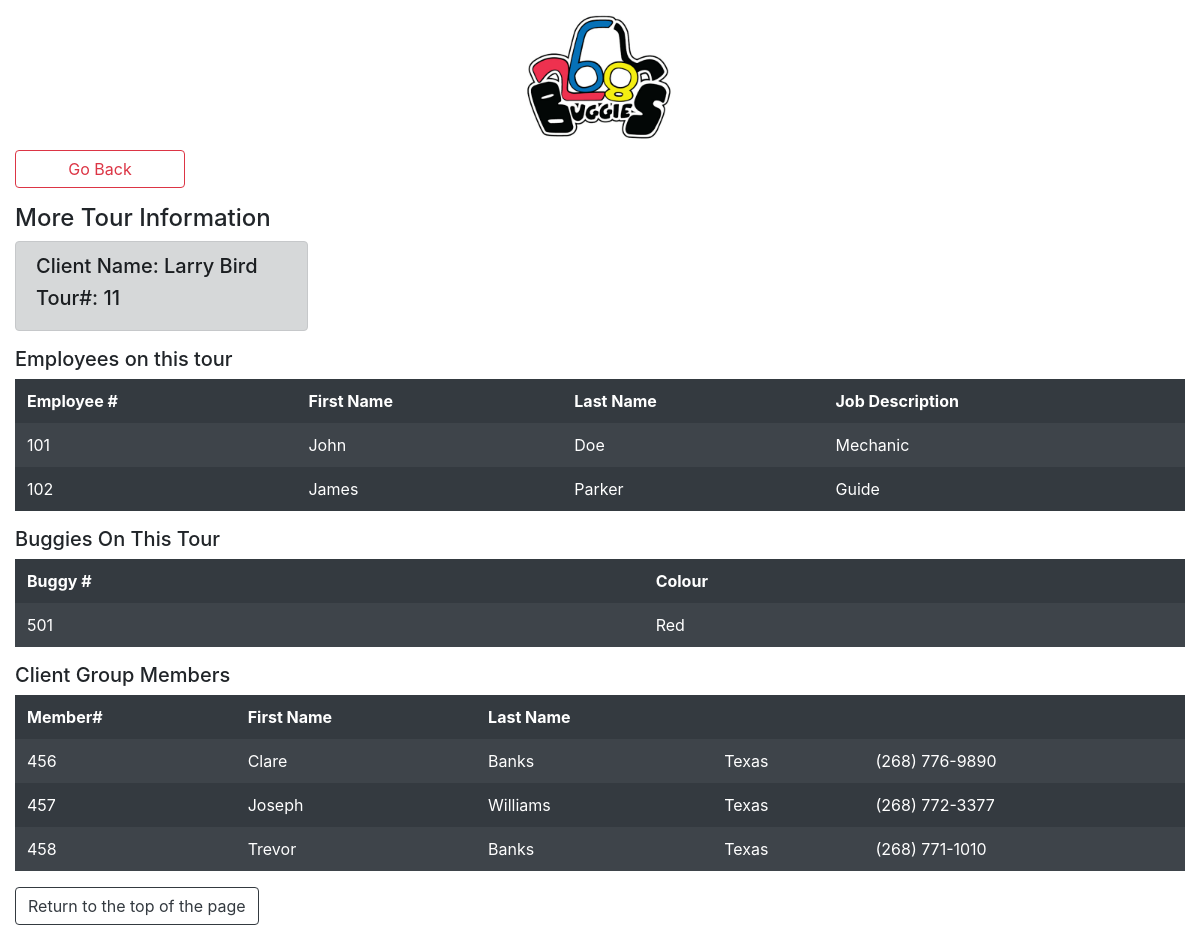
The page /tour-information.php?tid=11&cid=101 on the database its author committed.
### tables this page shows
CREATE TABLE IF NOT EXISTS `client` (
  `Client_ID` int(6) NOT NULL,
  `Client_Fname` varchar(30) NOT NULL,
  `Client_Lname` varchar(30) NOT NULL,
  `Client_Addr` varchar(50) NOT NULL,
  `Client_DOB` date NOT NULL,
  `Client_Phone` varchar(14) NOT NULL,
  `Client_emerg_contact` varchar(30) NOT NULL,
  `Client_emerg_contact_num` varchar(14) NOT NULL,
  `Type` varchar(50) NOT NULL,
  PRIMARY KEY (`Client_ID`)
);

CREATE TABLE IF NOT EXISTS `employee_tour` (
  `Emp_ID` int(6) NOT NULL,
  `Tour_ID` int(6) NOT NULL,
  KEY `Emp_ID` (`Emp_ID`),
  KEY `Tour_ID` (`Tour_ID`)
);

CREATE TABLE IF NOT EXISTS `employee` (
  `Emp_ID` int(6) NOT NULL,
  `Emp_Fname` varchar(30) NOT NULL,
  `Emp_Lname` varchar(30) NOT NULL,
  `Emp_Phone` varchar(14) NOT NULL,
  `Emp_Addr` varchar(40) NOT NULL,
  `Emp_DOB` date NOT NULL,
  `Job_title` varchar(50) NOT NULL,
  `Hours_worked` int(10) NOT NULL,
  `Pay_rate` double(10,2) NOT NULL,
  `Emp_Ssn` varchar(20) NOT NULL,
  `Emp_Mbn` varchar(9) NOT NULL,
  PRIMARY KEY (`Emp_ID`)
);

CREATE TABLE IF NOT EXISTS `buggy_tour` (
  `Buggy_ID` int(6) NOT NULL,
  `Tour_ID` int(6) NOT NULL,
  KEY `Buggy_ID` (`Buggy_ID`),
  KEY `Tour_ID` (`Tour_ID`)
);

CREATE TABLE IF NOT EXISTS `buggy` (
  `Buggy_ID` int(6) NOT NULL,
  `Colour` varchar(15) NOT NULL,
  `Run_Duration` int(11) NOT NULL,
  `Run_Count` int(11) NOT NULL,
  `Run_Left` int(11) NOT NULL,
  PRIMARY KEY (`Buggy_ID`)
);

CREATE TABLE IF NOT EXISTS `group_member` (
  `Member_ID` int(6) NOT NULL AUTO_INCREMENT,
  `mem_Fname` varchar(30) NOT NULL,
  `mem_Lname` varchar(30) NOT NULL,
  `mem_Address` varchar(50) NOT NULL,
  `mem_Phone` varchar(14) NOT NULL,
  `mem_Tour_Date` date NOT NULL,
  `Client_ID` int(6) NOT NULL,
  `Tour_ID` int(6) DEFAULT NULL,
  PRIMARY KEY (`Member_ID`),
  KEY `Client_ID` (`Client_ID`),
  KEY `TID_FK` (`Tour_ID`)
);

### tour-information.php (the view, shortened to what this page needs)
<body>
		<?php include('includes/header.php');?>
		<main>
		<div class="container-fluid">
			<div class='row'>
				<div class='col-2'>
					<form action='tour-menu.php' method='POST'>
						<input class='btn-outline-danger form-control' type='submit' name='Submit' value='Go Back'/>
					</form>
				</div>
				<div class='col-sm'></div>
			</div>
			<div class='row'>
				<div class='col'>
					<h4>More Tour Information</h4>
					<?php
						require('includes/config.php');
						$sql = "SELECT Client_Fname as f, Client_Lname as l FROM client WHERE Client_ID = ".$_GET['cid'].""  ;
						$result = $conn->query($sql);
						if ($result->num_rows > 0) {
							while ($row = $result->fetch_assoc()) {
								echo "<div class='col-3 alert alert-dark'>";
								echo "<h5>Client Name: ".$row['f']." ".$row['l']."</h5>";
								echo "<h5>Tour#: ".$_GET["tid"]."</h5>";
								echo "</div>";
							}
						}
					?>
					<h5>Employees on this tour</h5>
					<table class="table table-dark table-borderless table-striped table-hover">
						<thead class='thead-dark'>
							<tr>
							  <th scope="col">Employee #</th>
							  <th scope="col">First Name</th>
							  <th scope="col">Last Name</th>
							  <th scope="col">Job Description</th>
							</tr>
						</thead>
						<tbody>
							<?php
								$sql = "SELECT * FROM employee JOIN employee_tour USING(Emp_ID) WHERE Tour_ID = ".$_GET['tid'];
								$result = $conn->query($sql);
								if ($result->num_rows > 0) {
									while ($row = $result->fetch_assoc()) {
										if (isset($_GET['id']) && $_GET['id'] == $row["Buggy_ID"]) {
											echo "<tr class='text-success'>";
										} else {
											echo "<tr>";
										}
										echo "<td>".$row["Emp_ID"]."</td>";
										echo "<td>".$row["Emp_Fname"]."</td>";
										echo "<td>".$row["Emp_Lname"]."</td>";
										echo "<td>".$row["Job_title"]."</td>";
										echo "</tr>";
									}
								}
							?>
						</tbody>
					</table>
					<h5>Buggies On This Tour</h5>
					<table class="table table-dark table-borderless table-striped table-hover">
						<thead class='thead-dark'>
							<tr>
							  <th scope="col">Buggy #</th>
							  <th scope="col">Colour</th>
							</tr>
						</thead>
						<tbody>
							<?php
								$sql = "SELECT * FROM buggy JOIN buggy_tour USING(Buggy_ID) WHERE Tour_ID = ".$_GET['tid'];
								$result = $conn->query($sql);
								if ($result->num_rows > 0) {
									while ($row = $result->fetch_assoc()) {
										if (isset($_GET['id']) && $_GET['id'] == $row["Buggy_ID"]) {
											echo "<tr class='text-success'>";
										} else {
											echo "<tr>";
										}
										echo "<td>".$row["Buggy_ID"]."</td>";
										echo "<td>".$row["Colour"]."</td>";
										echo "</tr>";
									}
								}
							?>
						</tbody>
					</table>
					<h5>Client Group Members</h5>
					<table class="table table-dark table-borderless table-striped table-hover">
						<thead class='thead-dark'>
							<tr>
							  <th scope="col">Member#</th>
							  <th scope="col">First Name</th>
							  <th scope="col">Last Name</th>
							</tr>
						</thead>
						<tbody>
							<?php
								$sql = "SELECT * FROM `group_member` WHERE Tour_ID = ".$_GET["tid"]." AND Client_ID = ".$_GET["cid"];
								$result = $conn->query($sql);
								if ($result->num_rows > 0) {
									while ($row = $result->fetch_assoc()) {
										if (isset($_GET['id']) && $_GET['id'] == $row["Buggy_ID"]) {
											echo "<tr class='text-success'>";
										} else {
											echo "<tr>";
										}
										echo "<td>".$row["Member_ID"]."</td>";
										echo "<td>".$row["mem_Fname"]."</td>";
										echo "<td>".$row["mem_Lname"]."</td>";
										echo "<td>".$row["mem_Address"]."</td>";
										echo "<td>".$row["mem_Phone"]."</td>";
										echo "</tr>";
									}
								}
							?>
						</tbody>
					</table>
					<a href='#TOP' class='btn btn-outline-dark'>Return to the top of the page</a>
				</div>
			</div>
		</main>
<?php include('includes/footer.php')?>

### rows shown on the page
client: Client_Fname "Larry", Client_Lname "Bird"
employee_tour: Emp_ID.Emp_ID "101", Emp_ID.Emp_Fname "John", Emp_ID.Emp_Lname "Doe", Emp_ID.Job_title "Mechanic"
employee_tour: Emp_ID.Emp_ID "102", Emp_ID.Emp_Fname "James", Emp_ID.Emp_Lname "Parker", Emp_ID.Job_title "Guide"
buggy_tour: Buggy_ID.Buggy_ID "501", Buggy_ID.Colour "Red"
group_member: Member_ID "456", mem_Fname "Clare", mem_Lname "Banks", mem_Address "Texas", mem_Phone "(268) 776-9890"
group_member: Member_ID "457", mem_Fname "Joseph", mem_Lname "Williams", mem_Address "Texas", mem_Phone "(268) 772-3377"
group_member: Member_ID "458", mem_Fname "Trevor", mem_Lname "Banks", mem_Address "Texas", mem_Phone "(268) 771-1010"
